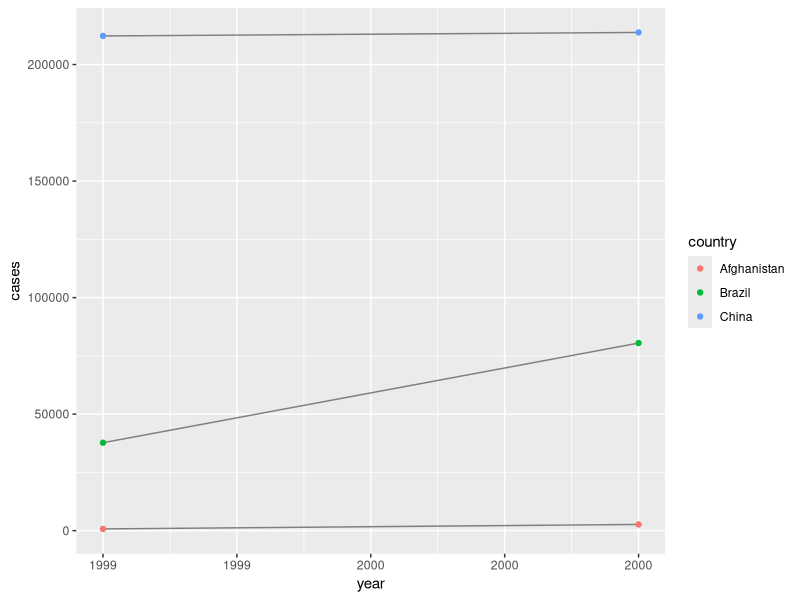
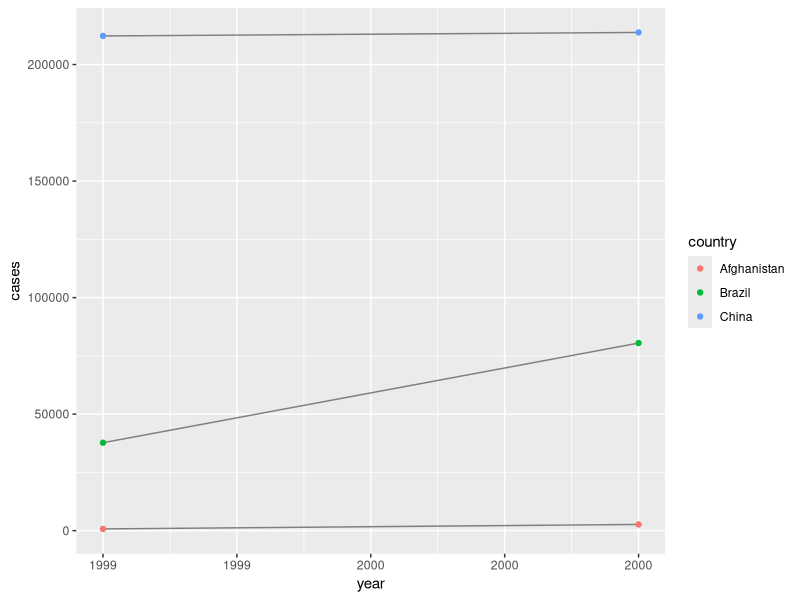

Recreate these plots in R, in order.
## ---- chunk 1
knitr::opts_chunk$set(echo = TRUE)
## ---- chunk 2
set.seed(1014)
options(digits = 3)
knitr::opts_chunk$set(
  comment = "#>",
  collapse = TRUE,
  cache = TRUE,
  out.width = "70%",
  fig.align = 'center',
  fig.width = 6,
  fig.asp = 0.618,  # 1 / phi
  fig.show = "hold"
)
options(dplyr.print_min = 6, dplyr.print_max = 6)
## ---- chunk 3
library(tidyverse)
## ---- chunk 4
table1
## ---- chunk 5
table2
## ---- chunk 6
table3
## ---- chunk 7
table4a
## ---- chunk 8
table4b
## ---- chunk 9
table5
## ---- chunk 10
t2_cases <- table2 %>% filter(type == "cases") %>% select(-type) %>% rename(cases = count )
t4_cases <- table4a %>% gather(`1999`, `2000`, key = "year", value = "cases")
## ---- chunk 11
t2_pop <- table2 %>% filter(type == "population") %>% select(-type) %>% rename(population = count )
t4_pop <- table4b %>% gather(`1999`, `2000`, key = "year", value = "population")
## ---- chunk 12
t2_rate <- t2_cases %>% left_join(t2_pop, by = c("country", "year")) %>% mutate(count = (cases / population) * 10000) %>% select(-cases, -population) %>% mutate(type = "rate") %>% select(country, year, type, count)
t4_rate <- t4_cases %>% left_join(t4_pop, by = c("country", "year")) %>% mutate(count = (cases / population) * 10000) %>% select(-cases, -population) %>% mutate(type = "rate") %>% select(country, year, count)
## ---- chunk 13
table2_new <- left_join(table2, t2_rate)
table2_new
table4c <- t4_rate %>% spread(year, count)
table4c
## ---- chunk 14
table1 %>% 
  mutate(rate = cases / population * 10000)
table2_s <- table2_new %>% spread(type, count) %>% mutate(cases = as.integer(cases), population = as.integer(population))
table1 %>% 
  count(year, wt = cases)
table2_s %>% 
  count(year, wt = cases)
library(ggplot2)
ggplot(table1, aes(year, cases)) + 
  geom_line(aes(group = country), colour = "grey50") + 
  geom_point(aes(colour = country))
ggplot(table2_s, aes(year, cases)) + 
  geom_line(aes(group = country), colour = "grey50") + 
  geom_point(aes(colour = country))
## ---- chunk 15
stocks <- tibble(
  year   = c(2015, 2015, 2016, 2016),
  half  = c(   1,    2,     1,    2),
  return = c(1.88, 0.59, 0.92, 0.17)
)
stocks
stocks %>% 
  spread(year, return) %>% 
  gather("year", "return", `2015`:`2016`)
## ---- chunk 16
df <- data.frame(row = rep(c(1, 51), each = 3),
                 var = c("Sepal.Length", "Species", "Species_num"),
                 value = c(5.1, "setosa", 1, 7.0, "versicolor", 2))
df
df1 <- df %>% spread(var, value) 
df1 %>% str
df1
df2 <- df %>% spread(var, value, convert = TRUE) 
df2 %>% str
df2
df3 <- df1 %>% gather("var", "value", Sepal.Length:Species_num, convert = TRUE)
df3 %>% str
df3
## ---- chunk 17
table4a %>% 
  gather(`1999`, `2000`, key = "year", value = "cases")
## ---- chunk 18
people <- tribble(
  ~name,             ~key,    ~value,
  #-----------------|--------|------
  "Phillip Woods",   "age",       45,
  "Phillip Woods",   "height",   186,
  "Phillip Woods",   "age",       50,
  "Jessica Cordero", "age",       37,
  "Jessica Cordero", "height",   156
)
people %>%
  mutate(id = c(1, 2, 2, 3, 3)) %>%
  select(id, everything()) %>%
  spread(key, value)
## ---- chunk 19
preg <- tribble(
  ~pregnant, ~male, ~female,
  "yes",     NA,    10,
  "no",      20,    12
)
preg %>%
  gather(`male`, `female`, key = "sex", value = "count")
## ---- chunk 20
tibble(x = c("a,b,c", "d,e,f,g", "h,i,j")) %>% 
  separate(x, c("one", "two", "three"))
tibble(x = c("a,b,c", "d,e,f,g", "h,i,j")) %>% 
  separate(x, c("one", "two", "three"), extra = "drop")
tibble(x = c("a,b,c", "d,e", "f,g,i")) %>% 
  separate(x, c("one", "two", "three"))
tibble(x = c("a,b,c", "d,e", "f,g,i")) %>% 
  separate(x, c("one", "two", "three"), fill = "right")
## ---- chunk 21
tibble(x = c("a,b,c", "d,e,f,g", "h,i,j")) %>% 
  separate(x, c("one", "two", "three"), extra = "drop", remove = TRUE)
tibble(x = c("a,b,c", "d,e,f,g", "h,i,j")) %>% 
  separate(x, c("one", "two", "three"), extra = "drop", remove = FALSE)
tibble(one = c("a","d","h"), two = c("b","e","i"), three = c("c","f","j")) %>%
  unite(x, one, two, three, sep = "")
tibble(one = c("a","d","h"), two = c("b","e","i"), three = c("c","f","j")) %>%
  unite(x, one, two, three, sep = "", remove = FALSE)
## ---- chunk 22
tibble(x = c("a,b,c", "d,e,f", "h,i,j")) %>% 
  separate(x, c("one", "two", "three"))
tibble(x = c("a|b|c", "d|e|f", "h|i|j")) %>% 
  separate(x, c("one", "two", "three"))
## ---- chunk 23
treatment <- tribble(
  ~ person,           ~ treatment, ~response,
  "Derrick Whitmore", 1,           7,
  "Joe Black",        2,           NA,
  "Mary Smith",       3,           9,
  "Katherine Burke",  NA,           4
)
treatmentg <- treatment %>% gather(unit, count, -person)
treatmentg <- treatmentg %>% add_row(person = "Pete James", unit = "response", count = 2)
treatmentg <- treatmentg %>% add_row(person = "Bob Kirk", unit = "treatment", count = 4)
treatments <- treatmentg %>% spread(unit, count, fill = -9) 
df <- tibble(
  group = c(1:2, 1),
  item_id = c(1:2, 2),
  item_name = c("a", "b", "b"),
  value1 = 1:3,
  value2 = 4:6
)
df2 <- df %>% complete(group, nesting(item_id, item_name))
df2 %>% complete(group, nesting(item_id, item_name), fill = list(value1 = 0, value2 = 5))
## ---- chunk 24
treatment <- tribble(
  ~ person,           ~ treatment, ~response,
  "Derrick Whitmore", 1,           7,
  NA,                 2,           NA,
  "Mary Smith",       3,           9,
  "Katherine Burke",  NA,           4
)
treatment %>% fill(person)
treatment %>% fill(person, .direction = "up")
## ---- chunk 25
who
who1 <- who %>% 
  gather(new_sp_m014:newrel_f65, key = "key", value = "cases", na.rm = TRUE)
who1
who1 %>% 
  count(key)
who2 <- who %>% 
  gather(new_sp_m014:newrel_f65, key = "key", value = "cases", na.rm = FALSE)
who2
who2 %>% 
  count(key)
## ---- chunk 26
who3 <- who1 %>% 
  mutate(key = stringr::str_replace(key, "newrel", "new_rel"))
who4 <- who3 %>% 
  separate(key, c("new", "type", "sexage"), sep = "_")
who4 <- who1 %>% 
  separate(key, c("new", "type", "sexage"), sep = "_")
## ---- chunk 27
select(who3, country, iso2, iso3) %>%
  distinct() %>%
  group_by(country) %>%
  filter(n() > 1)
## ---- chunk 28
who1 <- who %>% 
  gather(new_sp_m014:newrel_f65, key = "key", value = "cases", na.rm = TRUE)
who2 <- who1 %>% 
  mutate(key = stringr::str_replace(key, "newrel", "new_rel"))
who3 <- who2 %>% 
  separate(key, c("new", "type", "sexage"), sep = "_")
who3
who4 <- who3 %>% 
  separate(sexage, c("sex", "age"), sep = 1, convert = TRUE)
who5 <- who4 %>% group_by(country, year, sex) %>% summarise(count = sum((cases)))
